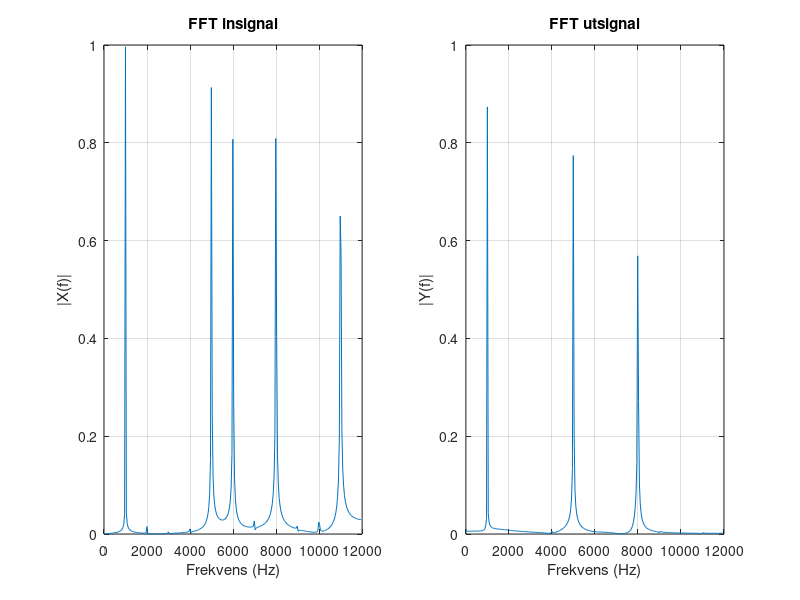
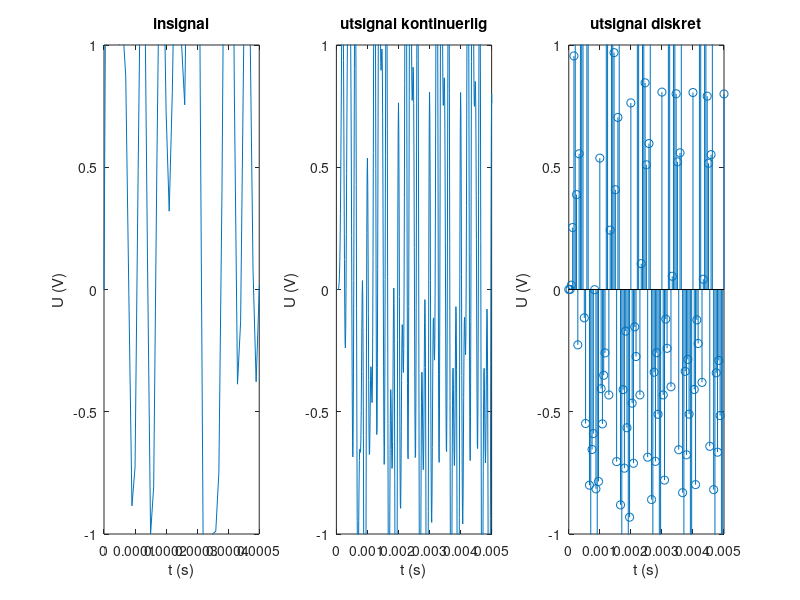

The MATLAB source for these figures, in order:
fc = 8e3;   % till filtren
Wn = 2*pi*fc;
Rp = 3;

fs = 24000;             % samplingsfrekvens
t_kont = 0:1e-5:25e-3;  % första 25ms
t_dis = 0:1/fs:25e-3;

% intressanta signaler
x1 = 1*sin(2*pi*1000*t_kont);   % 1 (kHz)
x2 = 1*sin(2*pi*5000*t_kont);  % 5 
x3 = 1*sin(2*pi*8000*t_kont);  % 8 

% störningar
n1 = 1*sin(2*pi*11000*t_kont);   % 11
n2 = 1*sin(2*pi*18000*t_kont); % 18 

% analog insignal
x = x1 + x2 + x3 + n1 + n2;

%diskret insignal
x_dis = interp1(t_kont, x, t_dis);

% filter
% [b, a] = butter(12, Wn,'s');
[b, a] = cheby1(8, Rp, Wn, 's');

sys = tf(b, a);

% analog utsignal
y = lsim(sys, x, t_kont);

% diskret utsignal kollar vad y har för värden vid t_dis
y_dis = interp1(t_kont, y, t_dis);

% FFT
N = length(t_dis);

X = fft(x_dis)/N;
Y = fft(y_dis)/N;

AX = 2*abs(X(1:N/2));
AY = 2*abs(Y(1:N/2));

f = (0:N-1)*(fs/N);
f_plot = f(1:N/2);

    figure
subplot(1,2,1)
plot(f_plot, AX)
grid on
title('FFT insignal')
xlabel('Frekvens (Hz)')
ylabel('|X(f)|')

subplot(1,2,2)
plot(f_plot, AY)
grid on
title('FFT utsignal')
xlabel('Frekvens (Hz)')
ylabel('|Y(f)|')

    figure
subplot(1,3,1)
plot(t_kont, x);
title('insignal')
xlabel('t (s)')
ylabel('U (V)')
axis([0 0.5e-3 -1 1])

subplot(1,3,2)
plot(t_kont,y);
title('utsignal kontinuerlig')
xlabel('t (s)')
ylabel('U (V)')
axis([0 5e-3 -1 1])

subplot(1,3,3)
stem(t_dis, y_dis);
title('utsignal diskret')
xlabel('t (s)')
ylabel('U (V)')
axis([0 5e-3 -1 1])
